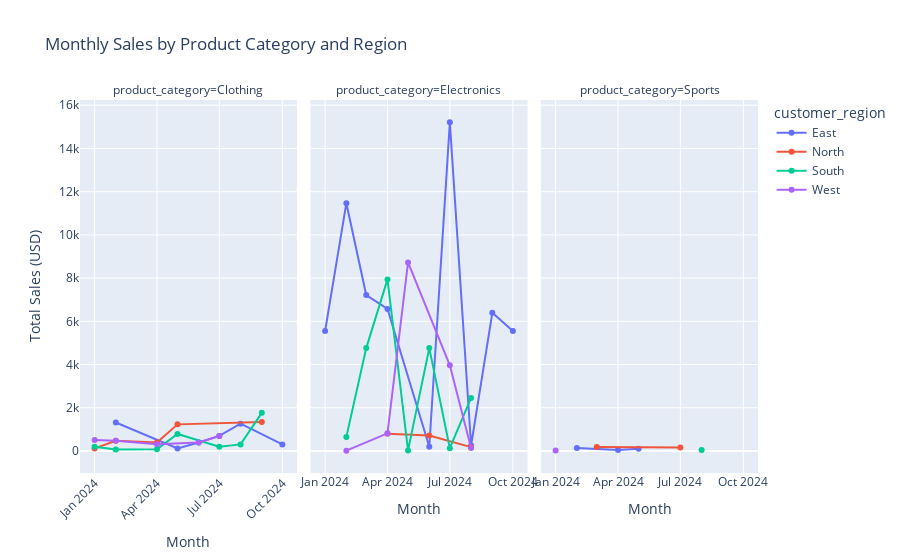

Notebook cell for this chart:
### Markdown cell above
Interactive Faceted Line Chart: Monthly Sales by Product Category

### Code cell
fig = px.line(
    df_olap,
    x="sale_month",
    y="total_sales",
    color="customer_region",
    facet_col="product_category",
    facet_col_wrap=3,
    title="Monthly Sales by Product Category and Region",
    markers=True,
    labels={"sale_month": "Month", "total_sales": "Total Sales (USD)"}
)
fig.update_layout(xaxis_tickangle=-45)
fig.show()

### Figure 1 — Plotly figure (JSON) as saved in the notebook; plotly's stock layout.template omitted (floating-point values rounded to 4 significant figures)
{"data": [{"hovertemplate": "customer_region=East<br>product_category=Clothing<br>Month=%{x}<br>Total Sales (USD)=%{y}<extra></extra>", "legendgroup": "East", "line": {"color": "#636efa", "dash": "solid"}, "marker": {"symbol": "circle"}, "mode": "lines+markers", "name": "East", "orientation": "v", "showlegend": true, "type": "scatter", "x": ["2024-02", "2024-05", "2024-06", "2024-07", "2024-08", "2024-10"], "xaxis": "x", "y": [1318.0, 117.3, 387.9, 694.3, 1264.0, 301.7], "yaxis": "y"}, {"hovertemplate": "customer_region=East<br>product_category=Electronics<br>Month=%{x}<br>Total Sales (USD)=%{y}<extra></extra>", "legendgroup": "East", "line": {"color": "#636efa", "dash": "solid"}, "marker": {"symbol": "circle"}, "mode": "lines+markers", "name": "East", "orientation": "v", "showlegend": false, "type": "scatter", "x": ["2024-01", "2024-02", "2024-03", "2024-04", "2024-06", "2024-07", "2024-08", "2024-09", "2024-10"], "xaxis": "x2", "y": [5552.0, 11470.0, 7213.0, 6571.0, 194.6, 15210.0, 251.2, 6390.0, 5552.0], "yaxis": "y2"}, {"hovertemplate": "customer_region=East<br>product_category=Sports<br>Month=%{x}<br>Total Sales (USD)=%{y}<extra></extra>", "legendgroup": "East", "line": {"color": "#636efa", "dash": "solid"}, "marker": {"symbol": "circle"}, "mode": "lines+markers", "name": "East", "orientation": "v", "showlegend": false, "type": "scatter", "x": ["2024-02", "2024-04", "2024-05"], "xaxis": "x3", "y": [138.5, 39.56, 98.9], "yaxis": "y3"}, {"hovertemplate": "customer_region=North<br>product_category=Clothing<br>Month=%{x}<br>Total Sales (USD)=%{y}<extra></extra>", "legendgroup": "North", "line": {"color": "#EF553B", "dash": "solid"}, "marker": {"symbol": "circle"}, "mode": "lines+markers", "name": "North", "orientation": "v", "showlegend": true, "type": "scatter", "x": ["2024-01", "2024-02", "2024-04", "2024-05", "2024-09"], "xaxis": "x", "y": [117.3, 469.1, 387.9, 1230.0, 1340.0], "yaxis": "y"}, {"hovertemplate": "customer_region=North<br>product_category=Electronics<br>Month=%{x}<br>Total Sales (USD)=%{y}<extra></extra>", "legendgroup": "North", "line": {"color": "#EF553B", "dash": "solid"}, "marker": {"symbol": "circle"}, "mode": "lines+markers", "name": "North", "orientation": "v", "showlegend": false, "type": "scatter", "x": ["2024-04", "2024-06", "2024-08"], "xaxis": "x2", "y": [800.8, 711.8, 178.0], "yaxis": "y2"}, {"hovertemplate": "customer_region=North<br>product_category=Sports<br>Month=%{x}<br>Total Sales (USD)=%{y}<extra></extra>", "legendgroup": "North", "line": {"color": "#EF553B", "dash": "solid"}, "marker": {"symbol": "circle"}, "mode": "lines+markers", "name": "North", "orientation": "v", "showlegend": false, "type": "scatter", "x": ["2024-03", "2024-07"], "xaxis": "x3", "y": [178.0, 158.2], "yaxis": "y3"}, {"hovertemplate": "customer_region=South<br>product_category=Clothing<br>Month=%{x}<br>Total Sales (USD)=%{y}<extra></extra>", "legendgroup": "South", "line": {"color": "#00cc96", "dash": "solid"}, "marker": {"symbol": "circle"}, "mode": "lines+markers", "name": "South", "orientation": "v", "showlegend": true, "type": "scatter", "x": ["2024-01", "2024-02", "2024-04", "2024-05", "2024-07", "2024-08", "2024-09"], "xaxis": "x", "y": [195.5, 67.02, 78.2, 787.5, 195.5, 301.7, 1762.0], "yaxis": "y"}, {"hovertemplate": "customer_region=South<br>product_category=Electronics<br>Month=%{x}<br>Total Sales (USD)=%{y}<extra></extra>", "legendgroup": "South", "line": {"color": "#00cc96", "dash": "solid"}, "marker": {"symbol": "circle"}, "mode": "lines+markers", "name": "South", "orientation": "v", "showlegend": false, "type": "scatter", "x": ["2024-02", "2024-03", "2024-04", "2024-05", "2024-06", "2024-07", "2024-08"], "xaxis": "x2", "y": [649.7, 4759.0, 7939.0, 25.12, 4759.0, 125.6, 2455.0], "yaxis": "y2"}, {"hovertemplate": "customer_region=South<br>product_category=Sports<br>Month=%{x}<br>Total Sales (USD)=%{y}<extra></extra>", "legendgroup": "South", "line": {"color": "#00cc96", "dash": "solid"}, "marker": {"symbol": "circle"}, "mode": "lines+markers", "name": "South", "orientation": "v", "showlegend": false, "type": "scatter", "x": ["2024-08"], "xaxis": "x3", "y": [39.56], "yaxis": "y3"}, {"hovertemplate": "customer_region=West<br>product_category=Clothing<br>Month=%{x}<br>Total Sales (USD)=%{y}<extra></extra>", "legendgroup": "West", "line": {"color": "#ab63fa", "dash": "solid"}, "marker": {"symbol": "circle"}, "mode": "lines+markers", "name": "West", "orientation": "v", "showlegend": true, "type": "scatter", "x": ["2024-01", "2024-02", "2024-04", "2024-06", "2024-07"], "xaxis": "x", "y": [507.5, 469.1, 312.8, 391.0, 690.3], "yaxis": "y"}, {"hovertemplate": "customer_region=West<br>product_category=Electronics<br>Month=%{x}<br>Total Sales (USD)=%{y}<extra></extra>", "legendgroup": "West", "line": {"color": "#ab63fa", "dash": "solid"}, "marker": {"symbol": "circle"}, "mode": "lines+markers", "name": "West", "orientation": "v", "showlegend": false, "type": "scatter", "x": ["2024-02", "2024-04", "2024-05", "2024-07", "2024-08"], "xaxis": "x2", "y": [12.56, 815.9, 8724.0, 3966.0, 138.2], "yaxis": "y2"}, {"hovertemplate": "customer_region=West<br>product_category=Sports<br>Month=%{x}<br>Total Sales (USD)=%{y}<extra></extra>", "legendgroup": "West", "line": {"color": "#ab63fa", "dash": "solid"}, "marker": {"symbol": "circle"}, "mode": "lines+markers", "name": "West", "orientation": "v", "showlegend": false, "type": "scatter", "x": ["2024-01"], "xaxis": "x3", "y": [19.78], "yaxis": "y3"}], "layout": {"annotations": [{"font": {}, "showarrow": false, "text": "product_category=Clothing", "x": 0.16, "xanchor": "center", "xref": "paper", "y": 1, "yanchor": "bottom", "yref": "paper"}, {"font": {}, "showarrow": false, "text": "product_category=Electronics", "x": 0.5, "xanchor": "center", "xref": "paper", "y": 1, "yanchor": "bottom", "yref": "paper"}, {"font": {}, "showarrow": false, "text": "product_category=Sports", "x": 0.84, "xanchor": "center", "xref": "paper", "y": 1, "yanchor": "bottom", "yref": "paper"}], "legend": {"title": {"text": "customer_region"}, "tracegroupgap": 0}, "title": {"text": "Monthly Sales by Product Category and Region"}, "xaxis": {"anchor": "y", "domain": [0, 0.32], "tickangle": -45, "title": {"text": "Month"}}, "xaxis2": {"anchor": "y2", "domain": [0.34, 0.66], "matches": "x", "title": {"text": "Month"}}, "xaxis3": {"anchor": "y3", "domain": [0.68, 1.0], "matches": "x", "title": {"text": "Month"}}, "yaxis": {"anchor": "x", "domain": [0, 1], "title": {"text": "Total Sales (USD)"}}, "yaxis2": {"anchor": "x2", "domain": [0, 1], "matches": "y", "showticklabels": false}, "yaxis3": {"anchor": "x3", "domain": [0, 1], "matches": "y", "showticklabels": false}}}
